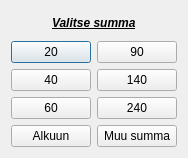
<?xml version="1.0" encoding="UTF-8"?>
<ui version="4.0">
 <class>takeMoney</class>
 <widget class="QDialog" name="takeMoney">
  <property name="geometry">
   <rect>
    <x>0</x>
    <y>0</y>
    <width>188</width>
    <height>158</height>
   </rect>
  </property>
  <property name="windowTitle">
   <string>Dialog</string>
  </property>
  <layout class="QHBoxLayout" name="horizontalLayout">
   <item>
    <layout class="QVBoxLayout" name="verticalLayout">
     <item alignment="Qt::AlignHCenter">
      <widget class="QLabel" name="label">
       <property name="font">
        <font>
         <italic>true</italic>
         <bold>true</bold>
         <underline>true</underline>
         <strikeout>false</strikeout>
        </font>
       </property>
       <property name="text">
        <string>Valitse summa</string>
       </property>
      </widget>
     </item>
     <item>
      <layout class="QFormLayout" name="formLayout">
       <item row="0" column="0">
        <widget class="QPushButton" name="btn20">
         <property name="text">
          <string>20</string>
         </property>
        </widget>
       </item>
       <item row="0" column="1">
        <widget class="QPushButton" name="btn90">
         <property name="text">
          <string>90</string>
         </property>
        </widget>
       </item>
       <item row="1" column="0">
        <widget class="QPushButton" name="btn40">
         <property name="text">
          <string>40</string>
         </property>
        </widget>
       </item>
       <item row="1" column="1">
        <widget class="QPushButton" name="btn140">
         <property name="text">
          <string>140</string>
         </property>
        </widget>
       </item>
       <item row="2" column="0">
        <widget class="QPushButton" name="btn60">
         <property name="text">
          <string>60</string>
         </property>
        </widget>
       </item>
       <item row="2" column="1">
        <widget class="QPushButton" name="btn240">
         <property name="text">
          <string>240</string>
         </property>
        </widget>
       </item>
       <item row="3" column="0">
        <widget class="QPushButton" name="btnReturn">
         <property name="text">
          <string>Alkuun</string>
         </property>
        </widget>
       </item>
       <item row="3" column="1">
        <widget class="QPushButton" name="btnOtherAmount">
         <property name="text">
          <string>Muu summa</string>
         </property>
        </widget>
       </item>
      </layout>
     </item>
    </layout>
   </item>
  </layout>
 </widget>
 <resources/>
 <connections/>
</ui>
